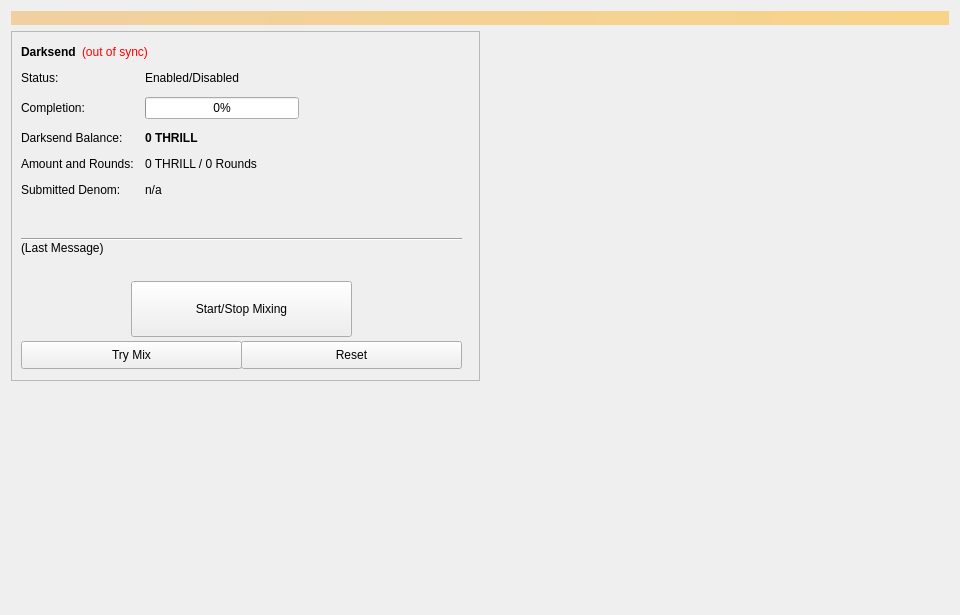
<?xml version="1.0" encoding="UTF-8"?>
<ui version="4.0">
 <class>Coinmix</class>
 <widget class="QWidget" name="Coinmix">
  <property name="geometry">
   <rect>
    <x>0</x>
    <y>0</y>
    <width>960</width>
    <height>615</height>
   </rect>
  </property>
  <property name="minimumSize">
   <size>
    <width>960</width>
    <height>0</height>
   </size>
  </property>
  <property name="windowTitle">
   <string>Form</string>
  </property>
  <layout class="QVBoxLayout" name="topLayout">
   <item>
    <widget class="QLabel" name="labelAlerts">
     <property name="visible">
      <bool>false</bool>
     </property>
     <property name="styleSheet">
      <string notr="true">background-color: qlineargradient(x1: 0, y1: 0, x2: 1, y2: 0, stop:0 #F0D0A0, stop:1 #F8D488); color:#000000;</string>
     </property>
     <property name="wordWrap">
      <bool>true</bool>
     </property>
     <property name="margin">
      <number>3</number>
     </property>
    </widget>
   </item>
   <item>
    <layout class="QHBoxLayout" name="horizontalLayout" stretch="1,1">
     <item>
      <layout class="QVBoxLayout" name="verticalLayout_2">
       <item>
        <widget class="QFrame" name="frameDarksend">
         <property name="minimumSize">
          <size>
           <width>0</width>
           <height>350</height>
          </size>
         </property>
         <property name="layoutDirection">
          <enum>Qt::LeftToRight</enum>
         </property>
         <property name="frameShape">
          <enum>QFrame::StyledPanel</enum>
         </property>
         <property name="frameShadow">
          <enum>QFrame::Raised</enum>
         </property>
         <widget class="QWidget" name="formLayoutWidget">
          <property name="geometry">
           <rect>
            <x>10</x>
            <y>40</y>
            <width>451</width>
            <height>161</height>
           </rect>
          </property>
          <layout class="QFormLayout" name="formLayout">
           <property name="fieldGrowthPolicy">
            <enum>QFormLayout::AllNonFixedFieldsGrow</enum>
           </property>
           <property name="horizontalSpacing">
            <number>11</number>
           </property>
           <property name="verticalSpacing">
            <number>12</number>
           </property>
           <item row="0" column="0">
            <widget class="QLabel" name="label_6">
             <property name="text">
              <string>Status:</string>
             </property>
            </widget>
           </item>
           <item row="1" column="0">
            <widget class="QLabel" name="label_7">
             <property name="text">
              <string>Completion:</string>
             </property>
            </widget>
           </item>
           <item row="1" column="1">
            <widget class="QProgressBar" name="DarksendProgress">
             <property name="maximumSize">
              <size>
               <width>154</width>
               <height>16777215</height>
              </size>
             </property>
             <property name="value">
              <number>0</number>
             </property>
            </widget>
           </item>
           <item row="2" column="0">
            <widget class="QLabel" name="labelAnonymizedText">
             <property name="text">
              <string>Darksend Balance:</string>
             </property>
            </widget>
           </item>
           <item row="2" column="1">
            <widget class="QLabel" name="labelAnonymized">
             <property name="font">
              <font>
               <weight>75</weight>
               <bold>true</bold>
              </font>
             </property>
             <property name="text">
              <string notr="true">0 THRILL</string>
             </property>
            </widget>
           </item>
           <item row="3" column="0">
            <widget class="QLabel" name="label_8">
             <property name="text">
              <string>Amount and Rounds:</string>
             </property>
            </widget>
           </item>
           <item row="3" column="1">
            <widget class="QLabel" name="labelAmountRounds">
             <property name="text">
              <string>0 THRILL / 0 Rounds</string>
             </property>
            </widget>
           </item>
           <item row="4" column="0">
            <widget class="QLabel" name="label_9">
             <property name="text">
              <string>Submitted Denom:</string>
             </property>
            </widget>
           </item>
           <item row="4" column="1">
            <widget class="QLabel" name="labelSubmittedDenom">
             <property name="toolTip">
              <string>The denominations you submitted to the Masternode.&lt;br&gt;To mix, other users must submit the exact same denominations.</string>
             </property>
             <property name="text">
              <string>n/a</string>
             </property>
            </widget>
           </item>
           <item row="0" column="1">
            <widget class="QLabel" name="DarksendEnabled">
             <property name="text">
              <string>Enabled/Disabled</string>
             </property>
            </widget>
           </item>
          </layout>
         </widget>
         <widget class="QPushButton" name="runAutoDenom">
          <property name="geometry">
           <rect>
            <x>251</x>
            <y>17</y>
            <width>1</width>
            <height>1</height>
           </rect>
          </property>
          <property name="palette">
           <palette>
            <active>
             <colorrole role="WindowText">
              <brush brushstyle="SolidPattern">
               <color alpha="255">
                <red>0</red>
                <green>0</green>
                <blue>0</blue>
               </color>
              </brush>
             </colorrole>
             <colorrole role="Button">
              <brush brushstyle="SolidPattern">
               <color alpha="255">
                <red>239</red>
                <green>238</green>
                <blue>238</blue>
               </color>
              </brush>
             </colorrole>
             <colorrole role="Light">
              <brush brushstyle="SolidPattern">
               <color alpha="255">
                <red>255</red>
                <green>255</green>
                <blue>255</blue>
               </color>
              </brush>
             </colorrole>
             <colorrole role="Midlight">
              <brush brushstyle="SolidPattern">
               <color alpha="255">
                <red>247</red>
                <green>246</green>
                <blue>246</blue>
               </color>
              </brush>
             </colorrole>
             <colorrole role="Dark">
              <brush brushstyle="SolidPattern">
               <color alpha="255">
                <red>119</red>
                <green>119</green>
                <blue>119</blue>
               </color>
              </brush>
             </colorrole>
             <colorrole role="Mid">
              <brush brushstyle="SolidPattern">
               <color alpha="255">
                <red>159</red>
                <green>159</green>
                <blue>159</blue>
               </color>
              </brush>
             </colorrole>
             <colorrole role="Text">
              <brush brushstyle="SolidPattern">
               <color alpha="255">
                <red>0</red>
                <green>0</green>
                <blue>0</blue>
               </color>
              </brush>
             </colorrole>
             <colorrole role="BrightText">
              <brush brushstyle="SolidPattern">
               <color alpha="255">
                <red>255</red>
                <green>255</green>
                <blue>255</blue>
               </color>
              </brush>
             </colorrole>
             <colorrole role="ButtonText">
              <brush brushstyle="SolidPattern">
               <color alpha="255">
                <red>0</red>
                <green>0</green>
                <blue>0</blue>
               </color>
              </brush>
             </colorrole>
             <colorrole role="Base">
              <brush brushstyle="SolidPattern">
               <color alpha="255">
                <red>255</red>
                <green>255</green>
                <blue>255</blue>
               </color>
              </brush>
             </colorrole>
             <colorrole role="Window">
              <brush brushstyle="SolidPattern">
               <color alpha="255">
                <red>239</red>
                <green>238</green>
                <blue>238</blue>
               </color>
              </brush>
             </colorrole>
             <colorrole role="Shadow">
              <brush brushstyle="SolidPattern">
               <color alpha="255">
                <red>0</red>
                <green>0</green>
                <blue>0</blue>
               </color>
              </brush>
             </colorrole>
             <colorrole role="AlternateBase">
              <brush brushstyle="SolidPattern">
               <color alpha="255">
                <red>247</red>
                <green>246</green>
                <blue>246</blue>
               </color>
              </brush>
             </colorrole>
             <colorrole role="ToolTipBase">
              <brush brushstyle="SolidPattern">
               <color alpha="255">
                <red>255</red>
                <green>255</green>
                <blue>220</blue>
               </color>
              </brush>
             </colorrole>
             <colorrole role="ToolTipText">
              <brush brushstyle="SolidPattern">
               <color alpha="255">
                <red>0</red>
                <green>0</green>
                <blue>0</blue>
               </color>
              </brush>
             </colorrole>
            </active>
            <inactive>
             <colorrole role="WindowText">
              <brush brushstyle="SolidPattern">
               <color alpha="255">
                <red>0</red>
                <green>0</green>
                <blue>0</blue>
               </color>
              </brush>
             </colorrole>
             <colorrole role="Button">
              <brush brushstyle="SolidPattern">
               <color alpha="255">
                <red>239</red>
                <green>238</green>
                <blue>238</blue>
               </color>
              </brush>
             </colorrole>
             <colorrole role="Light">
              <brush brushstyle="SolidPattern">
               <color alpha="255">
                <red>255</red>
                <green>255</green>
                <blue>255</blue>
               </color>
              </brush>
             </colorrole>
             <colorrole role="Midlight">
              <brush brushstyle="SolidPattern">
               <color alpha="255">
                <red>247</red>
                <green>246</green>
                <blue>246</blue>
               </color>
              </brush>
             </colorrole>
             <colorrole role="Dark">
              <brush brushstyle="SolidPattern">
               <color alpha="255">
                <red>119</red>
                <green>119</green>
                <blue>119</blue>
               </color>
              </brush>
             </colorrole>
             <colorrole role="Mid">
              <brush brushstyle="SolidPattern">
               <color alpha="255">
                <red>159</red>
                <green>159</green>
                <blue>159</blue>
               </color>
              </brush>
             </colorrole>
             <colorrole role="Text">
              <brush brushstyle="SolidPattern">
               <color alpha="255">
                <red>0</red>
                <green>0</green>
                <blue>0</blue>
               </color>
              </brush>
             </colorrole>
             <colorrole role="BrightText">
              <brush brushstyle="SolidPattern">
               <color alpha="255">
                <red>255</red>
                <green>255</green>
                <blue>255</blue>
               </color>
              </brush>
             </colorrole>
             <colorrole role="ButtonText">
              <brush brushstyle="SolidPattern">
               <color alpha="255">
                <red>0</red>
                <green>0</green>
                <blue>0</blue>
               </color>
              </brush>
             </colorrole>
             <colorrole role="Base">
              <brush brushstyle="SolidPattern">
               <color alpha="255">
                <red>255</red>
                <green>255</green>
                <blue>255</blue>
               </color>
              </brush>
             </colorrole>
             <colorrole role="Window">
              <brush brushstyle="SolidPattern">
               <color alpha="255">
                <red>239</red>
                <green>238</green>
                <blue>238</blue>
               </color>
              </brush>
             </colorrole>
             <colorrole role="Shadow">
              <brush brushstyle="SolidPattern">
               <color alpha="255">
                <red>0</red>
                <green>0</green>
                <blue>0</blue>
               </color>
              </brush>
             </colorrole>
             <colorrole role="AlternateBase">
              <brush brushstyle="SolidPattern">
               <color alpha="255">
                <red>247</red>
                <green>246</green>
                <blue>246</blue>
               </color>
              </brush>
             </colorrole>
             <colorrole role="ToolTipBase">
              <brush brushstyle="SolidPattern">
               <color alpha="255">
                <red>255</red>
                <green>255</green>
                <blue>220</blue>
               </color>
              </brush>
             </colorrole>
             <colorrole role="ToolTipText">
              <brush brushstyle="SolidPattern">
               <color alpha="255">
                <red>0</red>
                <green>0</green>
                <blue>0</blue>
               </color>
              </brush>
             </colorrole>
            </inactive>
            <disabled>
             <colorrole role="WindowText">
              <brush brushstyle="SolidPattern">
               <color alpha="255">
                <red>119</red>
                <green>119</green>
                <blue>119</blue>
               </color>
              </brush>
             </colorrole>
             <colorrole role="Button">
              <brush brushstyle="SolidPattern">
               <color alpha="255">
                <red>239</red>
                <green>238</green>
                <blue>238</blue>
               </color>
              </brush>
             </colorrole>
             <colorrole role="Light">
              <brush brushstyle="SolidPattern">
               <color alpha="255">
                <red>255</red>
                <green>255</green>
                <blue>255</blue>
               </color>
              </brush>
             </colorrole>
             <colorrole role="Midlight">
              <brush brushstyle="SolidPattern">
               <color alpha="255">
                <red>247</red>
                <green>246</green>
                <blue>246</blue>
               </color>
              </brush>
             </colorrole>
             <colorrole role="Dark">
              <brush brushstyle="SolidPattern">
               <color alpha="255">
                <red>119</red>
                <green>119</green>
                <blue>119</blue>
               </color>
              </brush>
             </colorrole>
             <colorrole role="Mid">
              <brush brushstyle="SolidPattern">
               <color alpha="255">
                <red>159</red>
                <green>159</green>
                <blue>159</blue>
               </color>
              </brush>
             </colorrole>
             <colorrole role="Text">
              <brush brushstyle="SolidPattern">
               <color alpha="255">
                <red>119</red>
                <green>119</green>
                <blue>119</blue>
               </color>
              </brush>
             </colorrole>
             <colorrole role="BrightText">
              <brush brushstyle="SolidPattern">
               <color alpha="255">
                <red>255</red>
                <green>255</green>
                <blue>255</blue>
               </color>
              </brush>
             </colorrole>
             <colorrole role="ButtonText">
              <brush brushstyle="SolidPattern">
               <color alpha="255">
                <red>119</red>
                <green>119</green>
                <blue>119</blue>
               </color>
              </brush>
             </colorrole>
             <colorrole role="Base">
              <brush brushstyle="SolidPattern">
               <color alpha="255">
                <red>239</red>
                <green>238</green>
                <blue>238</blue>
               </color>
              </brush>
             </colorrole>
             <colorrole role="Window">
              <brush brushstyle="SolidPattern">
               <color alpha="255">
                <red>239</red>
                <green>238</green>
                <blue>238</blue>
               </color>
              </brush>
             </colorrole>
             <colorrole role="Shadow">
              <brush brushstyle="SolidPattern">
               <color alpha="255">
                <red>0</red>
                <green>0</green>
                <blue>0</blue>
               </color>
              </brush>
             </colorrole>
             <colorrole role="AlternateBase">
              <brush brushstyle="SolidPattern">
               <color alpha="255">
                <red>239</red>
                <green>238</green>
                <blue>238</blue>
               </color>
              </brush>
             </colorrole>
             <colorrole role="ToolTipBase">
              <brush brushstyle="SolidPattern">
               <color alpha="255">
                <red>255</red>
                <green>255</green>
                <blue>220</blue>
               </color>
              </brush>
             </colorrole>
             <colorrole role="ToolTipText">
              <brush brushstyle="SolidPattern">
               <color alpha="255">
                <red>0</red>
                <green>0</green>
                <blue>0</blue>
               </color>
              </brush>
             </colorrole>
            </disabled>
           </palette>
          </property>
          <property name="focusPolicy">
           <enum>Qt::NoFocus</enum>
          </property>
          <property name="autoFillBackground">
           <bool>true</bool>
          </property>
          <property name="text">
           <string/>
          </property>
          <property name="flat">
           <bool>true</bool>
          </property>
         </widget>
         <widget class="QPushButton" name="toggleDarksend">
          <property name="geometry">
           <rect>
            <x>120</x>
            <y>250</y>
            <width>221</width>
            <height>56</height>
           </rect>
          </property>
          <property name="sizePolicy">
           <sizepolicy hsizetype="MinimumExpanding" vsizetype="Fixed">
            <horstretch>0</horstretch>
            <verstretch>0</verstretch>
           </sizepolicy>
          </property>
          <property name="text">
           <string>Start/Stop Mixing</string>
          </property>
         </widget>
         <widget class="Line" name="lineLastMessage">
          <property name="geometry">
           <rect>
            <x>10</x>
            <y>200</y>
            <width>441</width>
            <height>16</height>
           </rect>
          </property>
          <property name="orientation">
           <enum>Qt::Horizontal</enum>
          </property>
         </widget>
         <widget class="QLabel" name="DarksendStatus">
          <property name="geometry">
           <rect>
            <x>10</x>
            <y>210</y>
            <width>451</width>
            <height>43</height>
           </rect>
          </property>
          <property name="minimumSize">
           <size>
            <width>288</width>
            <height>43</height>
           </size>
          </property>
          <property name="text">
           <string>(Last Message)</string>
          </property>
          <property name="alignment">
           <set>Qt::AlignLeading|Qt::AlignLeft|Qt::AlignTop</set>
          </property>
          <property name="wordWrap">
           <bool>true</bool>
          </property>
         </widget>
         <widget class="QPushButton" name="DarksendAuto">
          <property name="geometry">
           <rect>
            <x>10</x>
            <y>310</y>
            <width>221</width>
            <height>28</height>
           </rect>
          </property>
          <property name="sizePolicy">
           <sizepolicy hsizetype="MinimumExpanding" vsizetype="Fixed">
            <horstretch>0</horstretch>
            <verstretch>0</verstretch>
           </sizepolicy>
          </property>
          <property name="toolTip">
           <string>Try to manually submit a Darksend request.</string>
          </property>
          <property name="text">
           <string>Try Mix</string>
          </property>
         </widget>
         <widget class="QPushButton" name="DarksendReset">
          <property name="geometry">
           <rect>
            <x>230</x>
            <y>310</y>
            <width>221</width>
            <height>28</height>
           </rect>
          </property>
          <property name="sizePolicy">
           <sizepolicy hsizetype="MinimumExpanding" vsizetype="Fixed">
            <horstretch>0</horstretch>
            <verstretch>0</verstretch>
           </sizepolicy>
          </property>
          <property name="toolTip">
           <string>Reset the current status of Darksend (can interrupt Darksend if it's in the process of Mixing, which can cost you money!)</string>
          </property>
          <property name="autoFillBackground">
           <bool>false</bool>
          </property>
          <property name="text">
           <string>Reset</string>
          </property>
         </widget>
         <widget class="QWidget" name="layoutWidget">
          <property name="geometry">
           <rect>
            <x>10</x>
            <y>10</y>
            <width>431</width>
            <height>22</height>
           </rect>
          </property>
          <layout class="QHBoxLayout" name="horizontalLayout_5">
           <item>
            <widget class="QLabel" name="label_2">
             <property name="font">
              <font>
               <weight>75</weight>
               <bold>true</bold>
              </font>
             </property>
             <property name="text">
              <string>Darksend</string>
             </property>
            </widget>
           </item>
           <item>
            <widget class="QLabel" name="labelDarksendSyncStatus">
             <property name="toolTip">
              <string>The displayed information may be out of date. Your wallet automatically synchronizes with the THRILL network after a connection is established, but this process has not completed yet.</string>
             </property>
             <property name="styleSheet">
              <string notr="true">QLabel { color: red; }</string>
             </property>
             <property name="text">
              <string notr="true">(out of sync)</string>
             </property>
             <property name="alignment">
              <set>Qt::AlignLeading|Qt::AlignLeft|Qt::AlignVCenter</set>
             </property>
            </widget>
           </item>
           <item>
            <spacer name="horizontalSpacer_4">
             <property name="orientation">
              <enum>Qt::Horizontal</enum>
             </property>
             <property name="sizeHint" stdset="0">
              <size>
               <width>40</width>
               <height>20</height>
              </size>
             </property>
            </spacer>
           </item>
          </layout>
         </widget>
        </widget>
       </item>
       <item>
        <spacer name="verticalSpacer">
         <property name="orientation">
          <enum>Qt::Vertical</enum>
         </property>
         <property name="sizeHint" stdset="0">
          <size>
           <width>20</width>
           <height>40</height>
          </size>
         </property>
        </spacer>
       </item>
      </layout>
     </item>
     <item>
      <layout class="QVBoxLayout" name="verticalLayout_3">
       <item>
        <spacer name="verticalSpacer_2">
         <property name="orientation">
          <enum>Qt::Vertical</enum>
         </property>
         <property name="sizeType">
          <enum>QSizePolicy::Expanding</enum>
         </property>
         <property name="sizeHint" stdset="0">
          <size>
           <width>20</width>
           <height>40</height>
          </size>
         </property>
        </spacer>
       </item>
      </layout>
     </item>
    </layout>
   </item>
  </layout>
 </widget>
 <resources/>
 <connections/>
</ui>
